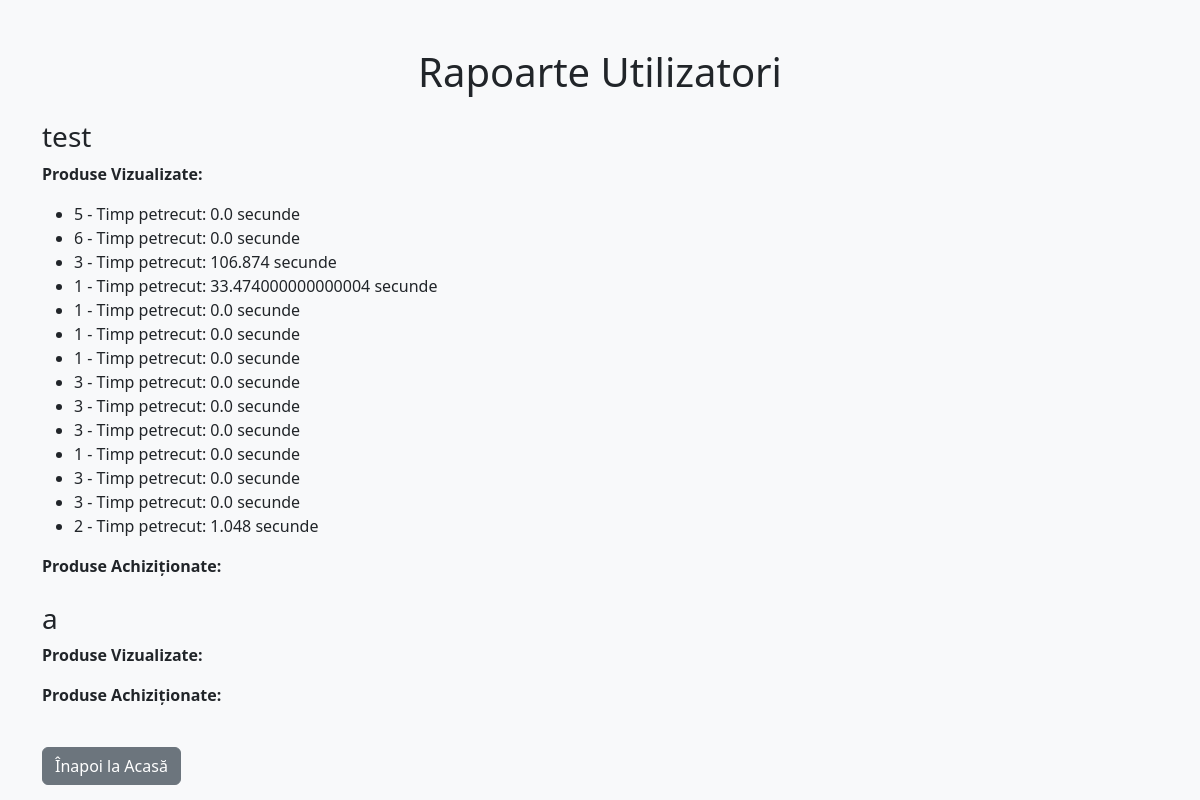
The page /user_reports (signed in) on the database its author committed.
### models.py (models this page shows, shortened)
class User(db.Model):
    id = db.Column(db.Integer, primary_key=True)
    username = db.Column(db.String(100), unique=True)
    password = db.Column(db.String(100))
    role = db.Column(db.String(20))

class UserInteraction(db.Model):
    id = db.Column(db.Integer, primary_key=True)
    user_id = db.Column(db.String(100))
    product_id = db.Column(db.Integer, db.ForeignKey('product.id'))
    timestamp = db.Column(db.DateTime, default=db.func.current_timestamp())
    time_spent = db.Column(db.Float, default=0.0)  # timp petrecut pe pagina in secunde

### app.py (the view)
@app.route("/user_reports")
@login_required
def user_reports():
    if "role" not in session or session["role"] != "admin":
        flash("Doar administratorii pot accesa această pagină!")
        return redirect(url_for("home"))
    users = User.query.all()
    user_reports = {}
    for user in users:
        interactions = UserInteraction.query.filter_by(user_id=user.id).all()
        purchased_products = PurchaseHistory.query.filter_by(user_id=user.id).all()
        user_reports[user.username] = {
            "interactions": interactions,
            "purchased_products": purchased_products
        }
    return render_template("user_reports.html", user_reports=user_reports)

### app.py (called while the page is built)
def login_required(f):
    @wraps(f)
    def decorated_function(*args, **kwargs):
        if "user_id" not in session:
            flash("Trebuie să fii autentificat pentru a accesa această pagină.")
            return redirect(url_for("login"))
        return f(*args, **kwargs)
    return decorated_function

### templates/user_reports.html (shortened to what this page needs)
<!DOCTYPE html>
<html lang="ro">
<head>
    <link rel="stylesheet" href="https://cdn.jsdelivr.net/npm/bootstrap@5.3.0/dist/css/bootstrap.min.css">
</head>
<body class="bg-light">
<div class="container mt-5">
    <h1 class="text-center mb-4">Rapoarte Utilizatori</h1>
    {% for user, data in user_reports.items() %}
        <h3 class="mt-4">{{ user }}</h3>
        <p><strong>Produse Vizualizate:</strong></p>
        <ul>
            {% for interaction in data.interactions %}
                <li>{{ interaction.product_id }} - Timp petrecut: {{ interaction.time_spent }} secunde</li>
            {% endfor %}
        </ul>
        <p><strong>Produse Achiziționate:</strong></p>
    {% endfor %}
    <a href="/" class="btn btn-secondary mt-4">Înapoi la Acasă</a>
</div>
</body>
</html>

### rows shown on the page
User: username "test"
UserInteraction: product_id "5", time_spent "0.0"
UserInteraction: product_id "6", time_spent "0.0"
UserInteraction: product_id "3", time_spent "106.874"
UserInteraction: product_id "1", time_spent "33.474000000000004"
UserInteraction: product_id "1", time_spent "0.0"
UserInteraction: product_id "1", time_spent "0.0"
UserInteraction: product_id "1", time_spent "0.0"
UserInteraction: product_id "3", time_spent "0.0"
UserInteraction: product_id "3", time_spent "0.0"
UserInteraction: product_id "3", time_spent "0.0"
UserInteraction: product_id "1", time_spent "0.0"
UserInteraction: product_id "3", time_spent "0.0"
UserInteraction: product_id "3", time_spent "0.0"
UserInteraction: product_id "2", time_spent "1.048"

### other values the page prints
{{ user }} "a"
